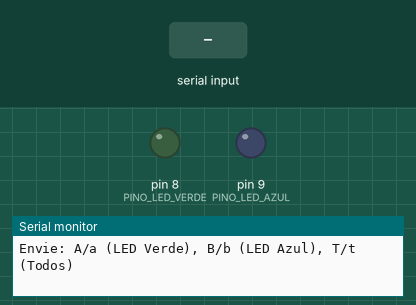
Recording of a sketch running on a simulated Arduino Uno, built with avr-gcc and run on an emulated ATmega328P. Shown: output pins drawn as LEDs (lit = HIGH), the last lines printed to the serial monitor. The test bench sets the inputs (shaded band).

Above: at 1.2 s.
1.3 s: "A\n" received over Serial
At 1.9 s:
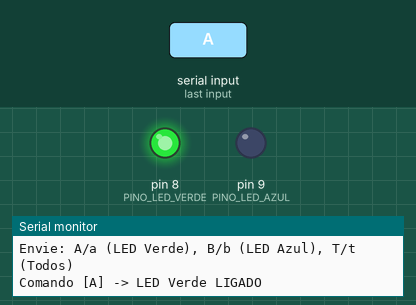
2.8 s: "B\n" received over the second serial link
At 4.0 s:
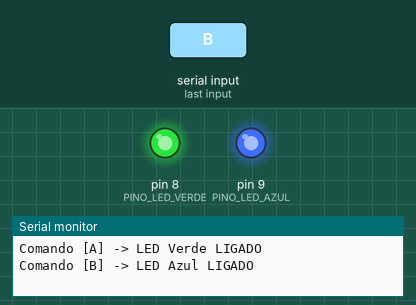
4.3 s: "a\n" received over Serial
At 5.5 s:
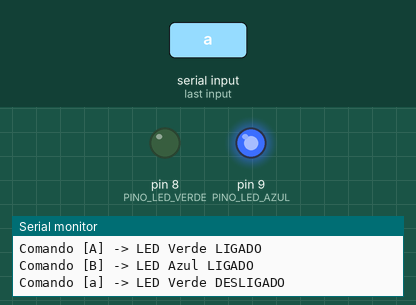
5.8 s: "b\n" received over the second serial link
At 6.5 s:
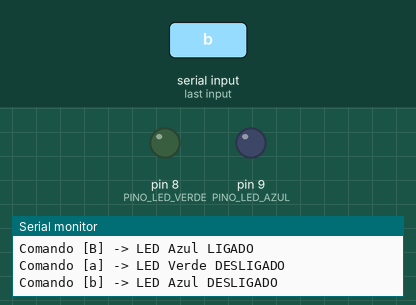
7.3 s: "A\n" received over the second serial link
At 7.6 s:
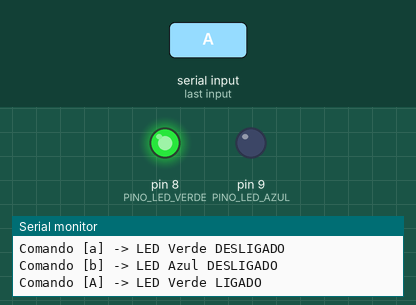
8.8 s: "a\n" received over the second serial link
At 10.0 s:
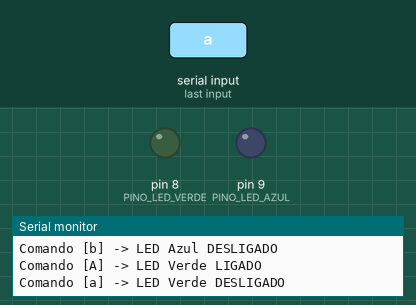
Timing chart, 0 to 11.3 s (numbered marks = the images above; inputs shaded):
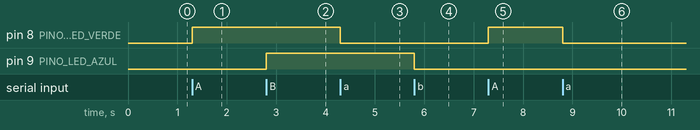

The sketch:

p53_controle_por_bluetooth_pelo_celular.ino
```cpp
/*
 * Projeto 53: Controle por Bluetooth pelo Celular
 * O que faz: Recebe comandos ('A', 'a', 'B', 'b', 'T', 't') via Bluetooth HC-05 (ou Monitor Serial) e aciona 2 LEDs.
 * Ligações: D10 (HC-05 TXD), D11 (HC-05 RXD via divisor 1kΩ+2kΩ), D8 (LED Verde), D9 (LED Azul)
 * Bibliotecas: SoftwareSerial (Arduino nativa)
 * Material: 80 Projetos Arduino
 */

#include <SoftwareSerial.h>

const byte PINO_BT_RX = 10;    // Recebe do TXD do módulo HC-05
const byte PINO_BT_TX = 11;    // Envia para o RXD do HC-05 (via divisor 1kΩ + 2kΩ)
const byte PINO_LED_VERDE = 8; // LED Canal A
const byte PINO_LED_AZUL = 9;  // LED Canal B

SoftwareSerial bluetooth(PINO_BT_RX, PINO_BT_TX);

void processarComando(char cmd) {
  if (cmd == '\r' || cmd == '\n' || cmd == ' ') return;

  switch (cmd) {
    case 'A':
      digitalWrite(PINO_LED_VERDE, HIGH);
      Serial.println(F("Comando [A] -> LED Verde LIGADO"));
      bluetooth.println(F("LED Verde: LIGADO"));
      break;
    case 'a':
      digitalWrite(PINO_LED_VERDE, LOW);
      Serial.println(F("Comando [a] -> LED Verde DESLIGADO"));
      bluetooth.println(F("LED Verde: DESLIGADO"));
      break;
    case 'B':
      digitalWrite(PINO_LED_AZUL, HIGH);
      Serial.println(F("Comando [B] -> LED Azul LIGADO"));
      bluetooth.println(F("LED Azul: LIGADO"));
      break;
    case 'b':
      digitalWrite(PINO_LED_AZUL, LOW);
      Serial.println(F("Comando [b] -> LED Azul DESLIGADO"));
      bluetooth.println(F("LED Azul: DESLIGADO"));
      break;
    case 'T':
      digitalWrite(PINO_LED_VERDE, HIGH);
      digitalWrite(PINO_LED_AZUL, HIGH);
      Serial.println(F("Comando [T] -> Ambos LIGADOS"));
      bluetooth.println(F("Todos os LEDs: LIGADOS"));
      break;
    case 't':
      digitalWrite(PINO_LED_VERDE, LOW);
      digitalWrite(PINO_LED_AZUL, LOW);
      Serial.println(F("Comando [t] -> Ambos DESLIGADOS"));
      bluetooth.println(F("Todos os LEDs: DESLIGADOS"));
      break;
    default:
      Serial.print(F("Comando desconhecido: "));
      Serial.println(cmd);
      break;
  }
}

void setup() {
  Serial.begin(9600);
  bluetooth.begin(9600);

  pinMode(PINO_LED_VERDE, OUTPUT);
  pinMode(PINO_LED_AZUL, OUTPUT);

  Serial.println(F("Sistema pronto! Controle Bluetooth HC-05 ativo (9600 baud)."));
  Serial.println(F("Envie: A/a (LED Verde), B/b (LED Azul), T/t (Todos)"));
}

void loop() {
  if (bluetooth.available() > 0) {
    processarComando((char)bluetooth.read());
  }
  if (Serial.available() > 0) {
    processarComando((char)Serial.read());
  }
}
```

Measured:
- after the input at 1.3 s, pin 8 (PINO_LED_VERDE): LOW → HIGH at once
- after the input at 2.8 s, pin 9 (PINO_LED_AZUL): LOW → HIGH at once
- after the input at 4.3 s, pin 8 (PINO_LED_VERDE): HIGH → LOW at once
- after the input at 5.8 s, pin 9 (PINO_LED_AZUL): HIGH → LOW at once
- after the input at 7.3 s, pin 8 (PINO_LED_VERDE): LOW → HIGH at once
- after the input at 8.8 s, pin 8 (PINO_LED_VERDE): HIGH → LOW at once
